Frame 1 (no input): blank canvas, image omitted
Frame 60 (the mouse pressed at the canvas centre just before this capture): blank canvas, image omitted
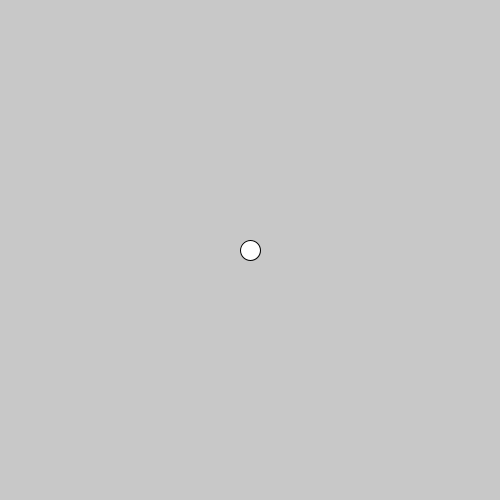
Frame 120 (the mouse held since frame 60 and released just before this capture)

The Processing sketch whose frames 1 and 60 were blank and that drew this single picture after the mouse press (run headless with seeded random() and noise(); from frame 60 on, the mouse is pressed at the canvas centre):

// Processing sketch: aa_vel_forces
// ── aa_vel_forces.pde
float x = 0;
float y = 0;
float velX = 0;
float velY = 0;
float damp = .01;

void setup(){
  size(500,500);

}

void draw(){
  background(200);
  
  // add velocity to position
  y += velY;
  x += velX;
  
  // add friction to velocity
  velX += -velX*damp;
  velY += -velY*damp;
  
  ellipse(x,y,20,20);
}

void keyPressed(){
  
  float force = 2;
  
  if (key == CODED) {
    
    if (keyCode == UP){ velY -= force;
    }else if(keyCode == DOWN){ velY += force;
    }else if(keyCode == LEFT){ velX -= force;
    }else if(keyCode == RIGHT){ velX += force;
    }
    
  } 
  
}

void mousePressed(){

  x = mouseX;
  y = mouseY;
  velX = 0;
  velY = 0;
}
